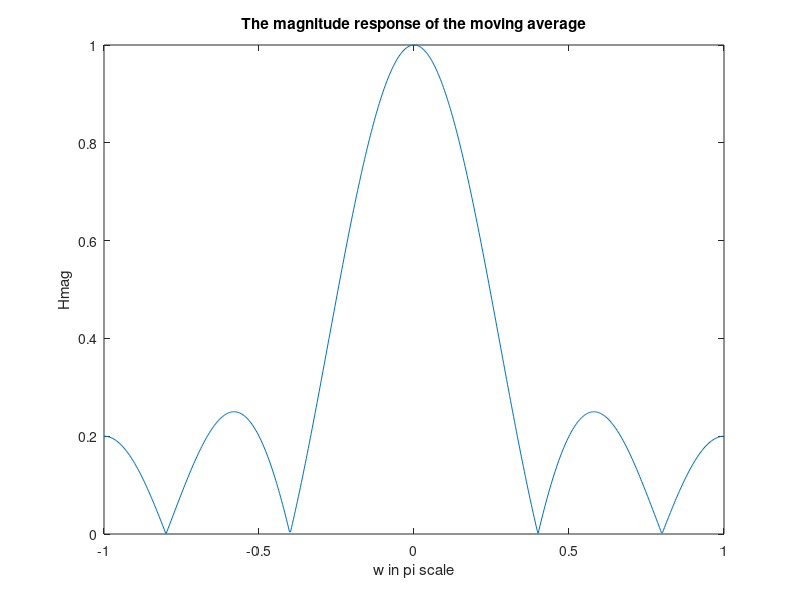
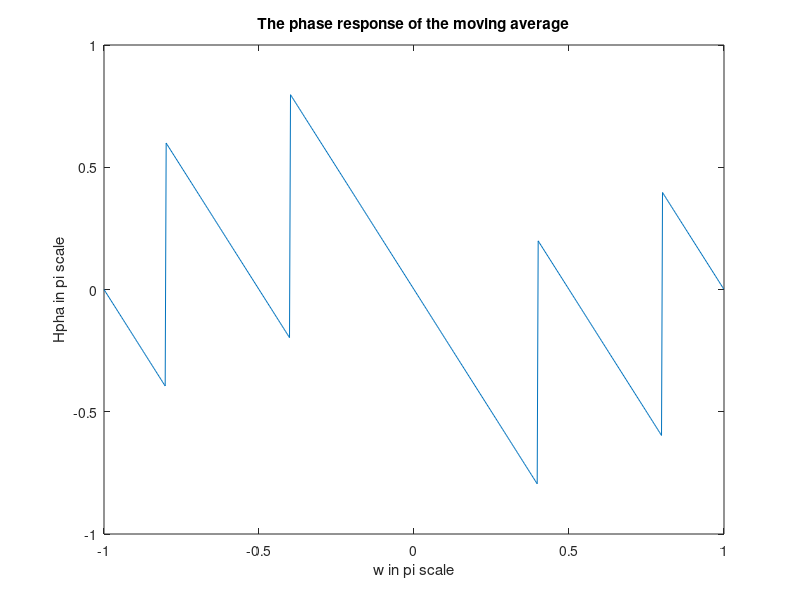

Recreate these plots in MATLAB, in order.

% Homework1 Question 2

M1 = 0; % lower limit of the moving average
M2 = 4; % upper limit of the moving average
c = M1+M2+1; % for easy of representation

w = -1*pi:0.01:pi; % frequency values to plot

% the frequency response of the given moving average found the the 1st part
H = (1/c).*((sin(w.*(c/2)))./sin(w./2)).*exp(i.*w.*(M1/2-M2/2));

Hmag = abs(H); % magnitude response

Hpha = angle(H); % phase response


% ploting the responses separately
figure(1)
plot(w./pi,Hmag);
title('The magnitude response of the moving average');
xlabel('w in pi scale');
ylabel('Hmag');

figure(2)
plot(w./pi,Hpha./pi);
title('The phase response of the moving average');
xlabel('w in pi scale');
ylabel('Hpha in pi scale');
